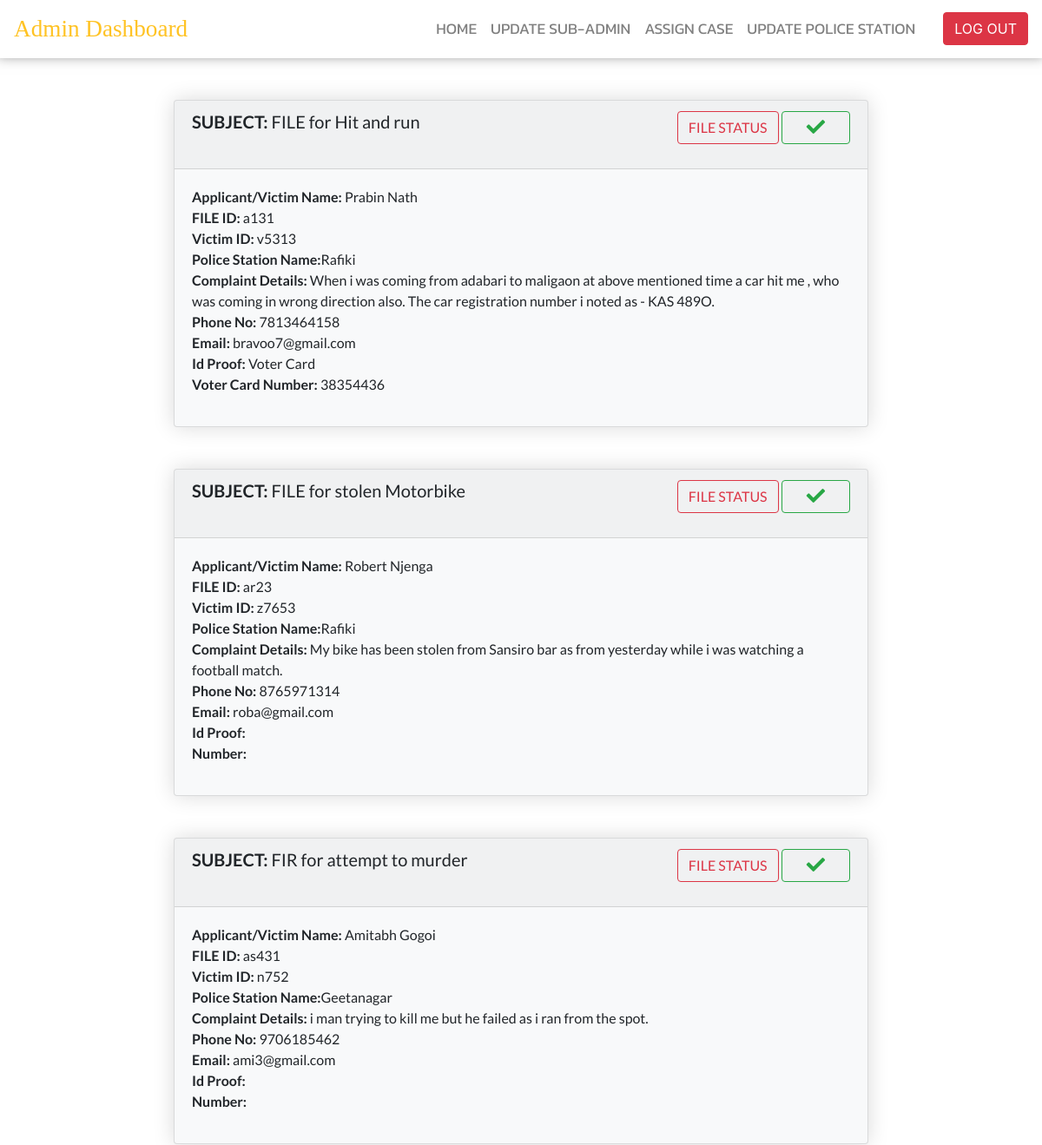
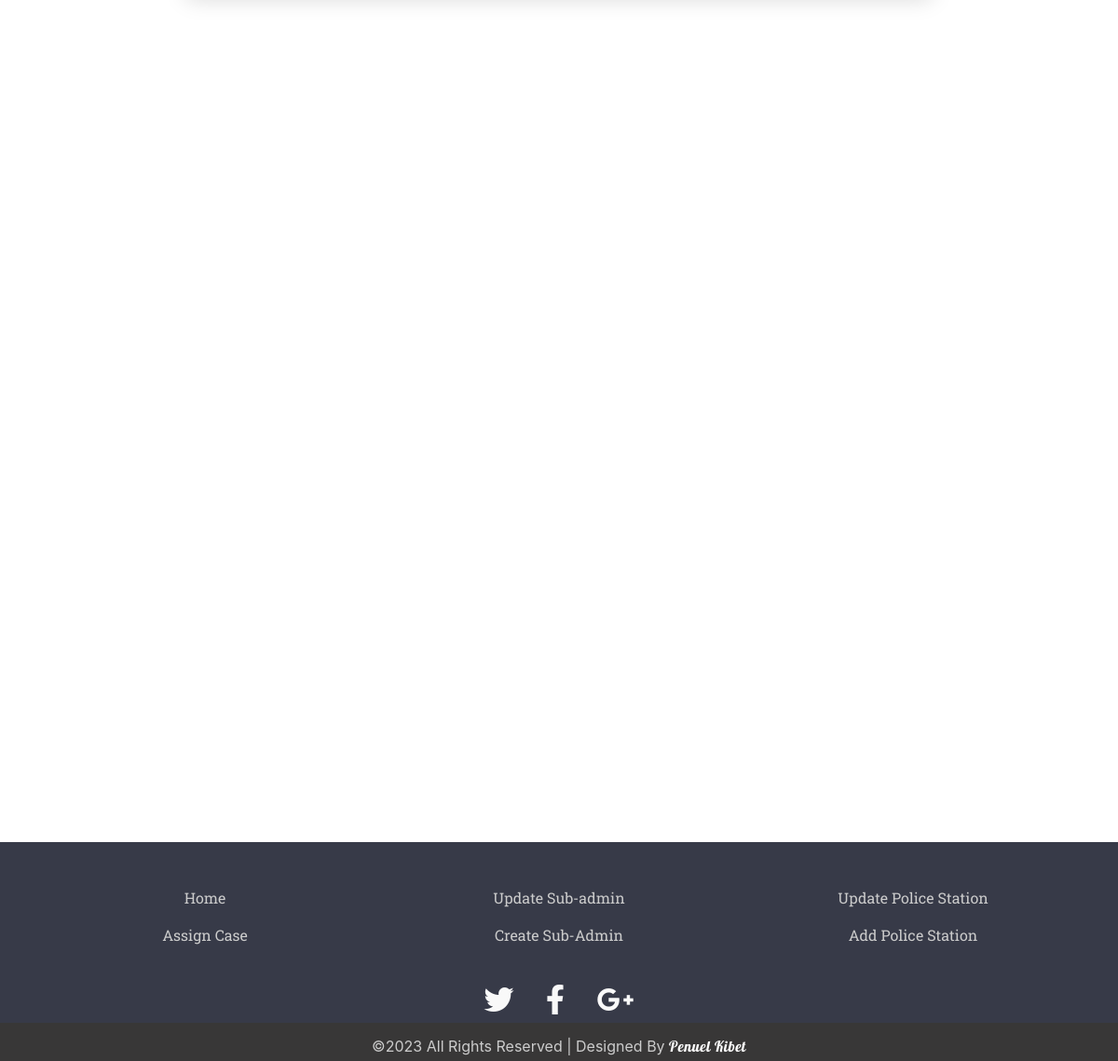
The page /dashboard/admin_dashboard_menus/case_admin.php on the database its author committed (2 pictures, top to bottom).
### tables this page shows
CREATE TABLE `fir` (
  `ward_no` int(40) NOT NULL,
  `ps_name` text NOT NULL,
  `fid` varchar(40) NOT NULL,
  `vid` varchar(40) NOT NULL,
  `subject` varchar(200) NOT NULL,
  `i_date` date NOT NULL,
  `i_time` time NOT NULL,
  `i_place` varchar(50) NOT NULL,
  `a_name` text NOT NULL,
  `w_name` text NOT NULL,
  `w_address` varchar(500) NOT NULL,
  `f_date` date NOT NULL,
  `f_time` time NOT NULL,
  `c_details` varchar(500) NOT NULL,
  `f_name` text NOT NULL,
  `l_name` text NOT NULL,
  `relation` char(10) NOT NULL,
  `r_name` text NOT NULL,
  `city` text NOT NULL,
  `state` text NOT NULL,
  `p_code` bigint(50) NOT NULL,
  `address` varchar(500) NOT NULL,
  `phone` bigint(50) NOT NULL,
  `e_id` varchar(70) NOT NULL,
  `identity` char(100) NOT NULL,
  `identity_no` varchar(200) NOT NULL
);

### dashboard/admin_dashboard_menus/case_admin.php (the view, shortened to what this page needs)
<!DOCTYPE html>
<html>
<head>
	<link rel="stylesheet" href="https://use.fontawesome.com/releases/v5.8.1/css/all.css">
	<link rel="stylesheet" href="https://maxcdn.bootstrapcdn.com/bootstrap/4.0.0/css/bootstrap.min.css">
	<link rel="stylesheet" type="text/css" href="case_admin_style.css">
</head>
<body>
		<nav class="navbar navbar-expand-lg navbar-light sticky-top navbar-custom">
			<a class="navbar-brand" href="#">Admin Dashboard</a>
			<div class="collapse navbar-collapse" id="navbarSupportedContent">
				<ul class="navbar-nav mr-auto w-100 justify-content-end px-4 ">
					<li class="nav-item active"><a href="../admin_dashboard.php" class="nav-link ">HOME</a></li>
					<li class="nav-item"><a href="update_sa.php" class="nav-link ">UPDATE SUB-ADMIN</a></li>
					<li class="nav-item"><a href="case_admin.php" class="nav-link ">ASSIGN CASE</a></li>
					<li class="nav-item"><a href="update_ps.php" class="nav-link ">UPDATE POLICE STATION</a></li>
				</ul>
				<a href="../../php/admin_logout.php"><button type="button" class="btn btn-danger">LOG OUT</button></a>
			</div>
		</nav>
		<div class="content">
			<?php
        include("../admin_dashboard_menus/connectioni.php");
        $view_users_query="select * from fir";
        $run=mysqli_query($con,$view_users_query);
        while($row=mysqli_fetch_array($run))
        {
  			$ps_name=$row[1];
  			$fid=$row[2];
  			$vid=$row[3];
  			$subject=$row[4];
  			$c_details=$row[13];
  			$f_name=$row[14];
  			$l_name=$row[15];
  			$phone=$row[22];
  			$e_id=$row[23];
  			$identity = $row[24];
			$identity_no = $row[25];
?>
			<div class="card bg-light my-5 mx-auto" style="max-width: 50rem;">
				<div class="card-header align-middle ">
					<h5><b>SUBJECT:</b> <?php echo $subject;  ?></h5>
					<p class="float-right align-middle">
						<a href="fir_status.php?edit=<?php echo $fid ?>"><button type="button" class="btn btn-outline-danger">FILE STATUS</button></a>
						<a href="case_admin_confirm.php?edit=<?php echo $fid ?>"><button type="button" class="btn btn-outline-success" ><i class="fas fa-check  fa-lg px-3"></i></button></a>
					</p>
				</div>
				<div class="card-body ">
					<p>
				<b>Applicant/Victim Name:</b> <?php echo $f_name;  ?> <?php echo $l_name;  ?><br>
				 <b>FILE ID:</b> <?php echo $fid;  ?><br>
				 <b>Victim ID:</b> <?php echo $vid;  ?><br>
				<b>Police Station Name:</b><?php echo $ps_name;  ?><br>
				<b>Complaint Details:</b> <?php echo $c_details;  ?><br>
				 <b>Phone No:</b> <?php echo $phone  ?> <br>
				 <b>Email:</b> <?php echo $e_id  ?> <br>
				 <b> Id Proof:</b> <?php echo $identity  ?><br>
				<b> <?php echo $identity  ?> Number:</b> <?php echo $identity_no ?><br>
				    </p>
				</div>
			</div>
		<?php } ?>
		</div>
		<footer id="site-footer">
			<div class="container">
				<div class="row text-center custom-list">
					<div class="col-sm-4">
						<ul class="list-unstyled">
						<li><a href="../admin_dashboard.php" class="nav-link">Home</a></li>
						<li><a href="case_admin.php" class="nav-link">Assign Case</a></li>
					</ul>
					</div>
					<div class="col-sm-4">
						<ul class="list-unstyled">
							<li><a href="update_sa.php" class="nav-link">Update Sub-admin</a></li>
							<li><a href="../../subadminRegister.php" class="nav-link">Create Sub-Admin</a></li>
						</ul>
					</div>
					<div class="col-sm-4">
						<ul class="list-unstyled">
							<li><a href="update_ps.php" class="nav-link">Update Police Station</a></li>
							<li><a href="ps_section/add_ps.php" class="nav-link">Add Police Station</a></li>
						</ul>
					</div>
				</div>
			</div>
			<div class="social-networks">
				<a href="https://www.twitter.com/ocms" class="twitter"><i class="fab fa-twitter"></i></a>
				<a href="https://www.facebook.com/ocms" class="facebook"><i class="fab fa-facebook-f"></i></a>
				<a href="mailto:nupecherz254@gmail.com?subject=Mail from Our Site" class="google"><i class="fab fa-google-plus-g"></i></a>
			</div>
			<div class="footer-copyright">
            	<p>&copy;2023 All Rights Reserved | Designed By <a href="https://www.linkedin.com/in/penudagreat/"><span>Penuel Kibet</span></a> </p>
        	</div>
		</footer>
</body>
</html>

### dashboard/admin_dashboard_menus/case_admin_style.css (style rules this page uses)
body { background: #ffff; min-height: 100%; padding-bottom: 20vh; position: relative; }
.navbar-custom { background: #ffff; -webkit-box-shadow:0 -0.4rem 0.9rem 0.2rem rgba(0,0,0,.5); -moz-box-shadow: -0.4rem 0.9rem 0.2rem rgba(0,0,0,.5):; box-shadow:0 -0.4rem 0.9rem 0.2rem rgba(0,0,0,.5); }
#navbarSupportedContent li a { color: grey; font-family: 'Kanit', sans-serif; font-size: 1.1em; }
.navbar-brand { color: #ffc324 !important; font-family: 'Cinzel', serif; font-size: 1.7em; }
.content { position:relative; padding-bottom: 20vh; font-family: 'Lato', sans-serif; }
#site-footer { background-color: #373a48 !important; color:white; height: 200px; position: absolute; left: 0 ; right: 0; bottom: 0; margin-bottom: -30vh; }
#site-footer .custom-list { margin-top: 40px; color: #fff !important; }
#site-footer li a { color: #ccc; font-family: 'Roboto Slab', serif; }
#site-footer .social-networks { text-align: center; padding-top: 10px; padding-bottom: 0; }
#site-footer .social-networks a { margin-right: 5px; margin-left: 5px; font-size: 32px; color: #f9f9f9; padding: 10px; transition: 0.2s; }
#site-footer .footer-copyright { background-color: #383737; padding-top:3px; padding-bottom:3px; text-align: center; }
#site-footer .footer-copyright p { margin:10px; color: #ccc; }
#site-footer span { font-family: 'Lobster', cursive; letter-spacing: 0.5px; color: #fff; }
.card-header h5 , p { display: inline-block !important; }
.card { box-shadow: 0 0 25px rgba(0, 0, 0, .15) !important; }

### rows shown on the page
fir: subject "FILE for Hit and run", f_name "Prabin", l_name "Nath", fid "a131", vid "v5313", ps_name "Rafiki", c_details "When i was coming from adabari to maligaon at above mentioned time a car hit me , who was coming in wrong direction also. The car registration number i noted as - KAS 489O.", phone "7813464158", e "bravoo7@gmail.com", identity "Voter Card", identity_no "38354436"
fir: subject "FILE for stolen Motorbike", f_name "Robert", l_name "Njenga", fid "ar23", vid "z7653", ps_name "Rafiki", c_details "My bike has been stolen from Sansiro bar as from yesterday while i was watching a football match.", phone "8765971314", e "roba@gmail.com"
fir: subject "FIR for attempt to murder", f_name "Amitabh", l_name "Gogoi", fid "as431", vid "n752", ps_name "Geetanagar", c_details "i man trying to kill me but he failed as i ran from the spot.", phone "9706185462", e "ami3@gmail.com"
